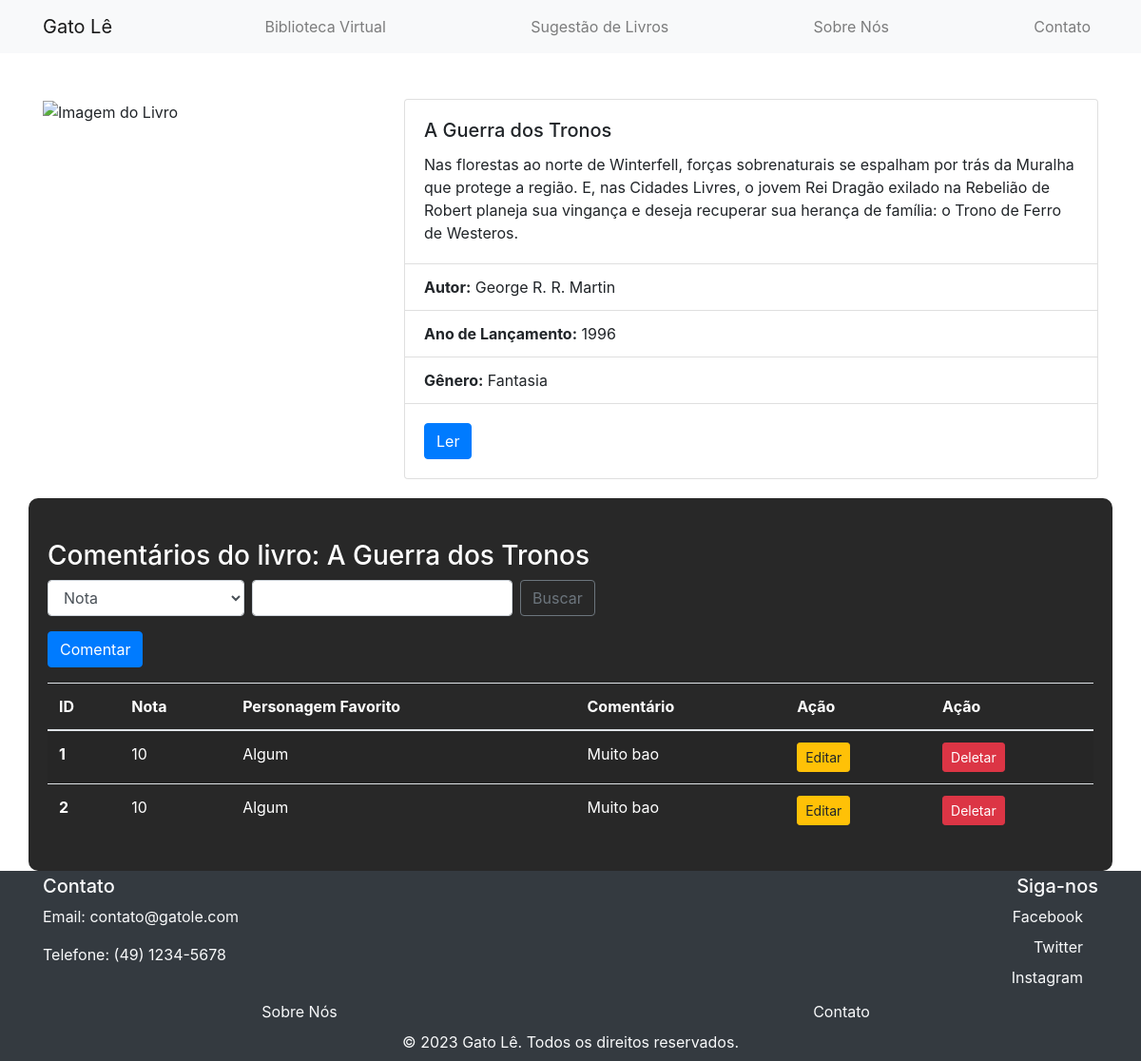
Screenshot of /paginas/2tronosLIST.php with the database file from the repository.
### tables this page shows
CREATE TABLE `comentariotronos` (
  `id` int(11) NOT NULL,
  `nota` int(11) DEFAULT NULL,
  `personagem` varchar(255) DEFAULT NULL,
  `coment` text DEFAULT NULL
);

### model/db.class.php (called while the page is built, shortened)
<?php
class DB{
    public function conn(){
        $host = "localhost";
        $dbname = "bancodoprofe";
        $user = "root";
        $password = "";
        try {
            $conn = new PDO(
                "mysql:host=$host;dbname=$dbname",
                $user,
                $password,
                [
                    PDO::ATTR_ERRMODE,
                    PDO::ERRMODE_EXCEPTION,
                    PDO::MYSQL_ATTR_INIT_COMMAND => "SET NAMES utf8"
                ]
            );
            return $conn;
        } catch (PDOException $e) {
            echo "Connection failed: " . $e->getMessage();
        }
    }
    public function select($nome_tabela){
        $conn = $this->conn();
        $sql = "SELECT * FROM $nome_tabela";
        $st = $conn->prepare($sql);
        $st->execute();
        return $st->fetchAll(PDO::FETCH_CLASS);
    }
}
?>

### paginas/2tronosLIST.php (the view, shortened to what this page needs)
<?php
    include '../model/db.class.php';
    include '../bases/header.php';
    include '../bases/nav.php';
    $db = new DB();
    $db->conn();
    if(!empty($_POST)){
        $dados =  $db->search("comentariotronos", $_POST);
    } else {
        $dados = $db->select("comentariotronos");
    }
?>
<body>
    <div class="container mt-5">
        <div class="row">
            <div class="col-md-4">
                <img src="https://m.media-amazon.com/images/I/91+1SUO3vUL._AC_UF1000,1000_QL80_.jpg" class="img-fluid" alt="Imagem do Livro">
            </div>
            <div class="col-md-8">
                <div class="card">
                    <div class="card-body">
                        <h5 class="card-title">A Guerra dos Tronos</h5>
                        <p class="card-text">Nas florestas ao norte de Winterfell, forças sobrenaturais se espalham por trás da Muralha que protege a região. E, nas Cidades Livres, o jovem Rei Dragão exilado na Rebelião de Robert planeja sua vingança e deseja recuperar sua herança de família: o Trono de Ferro de Westeros.</p>
                    </div>
                    <ul class="list-group list-group-flush">
                        <li class="list-group-item"><strong>Autor:</strong> George R. R. Martin</li>
                        <li class="list-group-item"><strong>Ano de Lançamento:</strong> 1996</li>
                        <li class="list-group-item"><strong>Gênero:</strong> Fantasia</li>
                    </ul>
                    <div class="card-body">
                        <a href="https://universobh.files.wordpress.com/2013/01/a-guerra-dos-tronos-george-r-r-martin-as-crc3b4nicas-de-gelo-e-fogo-conhecimentovaleouro-blogspot-com-by-viniciusf666.pdf" class="btn btn-primary" target="_blank">Ler</a>
                    </div>
                </div>
            </div>
        </div>
    </div>
    <div class="container sobre mx-auto">
    <h3 class="mt-4">Comentários do livro: A Guerra dos Tronos</h3>
    <form action="2tronosLIST.php" method="post" class="form-inline my-2 my-lg-0">
        <select name="tipo" class="form-control mr-sm-2">
            <option value="nota">Nota</option>
        </select>
        <input type="text" name="valor" class="form-control mr-sm-2">
        <button class="btn btn-outline-secondary my-2 my-sm-0" type="submit">Buscar</button>
    </form>
    <a href="2tronosFORM.php" class="btn btn-primary mt-3">Comentar</a>
    <table class="table table-striped mt-3">
        <thead>
            <tr>
                <th scope="col">ID</th>
                <th scope="col">Nota</th>
                <th scope="col">Personagem Favorito</th>
                <th scope="col">Comentário</th>
                <th scope="col">Ação</th>
                <th scope="col">Ação</th>
            </tr>
        </thead>
        <tbody>
            <?php
            foreach($dados as $item){
                echo "<tr>";
                echo "<th scope='row'>$item->id</th>";
                echo "<td>$item->nota</td>";
                echo "<td>$item->personagem</td>";
                echo "<td>$item->coment</td>";
                echo "<td><a href='2tronosFORM.php?id=$item->id' class='btn btn-warning btn-sm'>Editar</a></td>";
                echo "<td><a onclick='return confirm(\"Deseja Excluir?\")' href='2tronosLIST.php?id=$item->id' class='btn btn-danger btn-sm'>Deletar</a></td>";
                echo "</tr>";
            }
            ?>
        </tbody>
    </table>
</div>
<?php include "../bases/footer.php" ?>

### css/css.css (style rules this page uses)
body { background: url('https://images.pixexid.com/a-4k-ultra-hd-wallpaper-of-a-cat-dressed-in-a-librarians-outfit-surrounded-by-zlvdb8uk.jpeg') no-repeat center center fixed; background-size: cover; margin-bottom: 200px; }
.sobre { background: rgba(0, 0, 0, 0.842); padding: 20px; margin-top: 50px; border-radius: 10px; margin-bottom: 200px; color: white; text-align: justify; }
.sobre { margin: 20px; }

### rows the page displays
comentariotronos: id "1", nota "10", personagem "Algum", coment "Muito bao"
comentariotronos: id "2", nota "10", personagem "Algum", coment "Muito bao"
